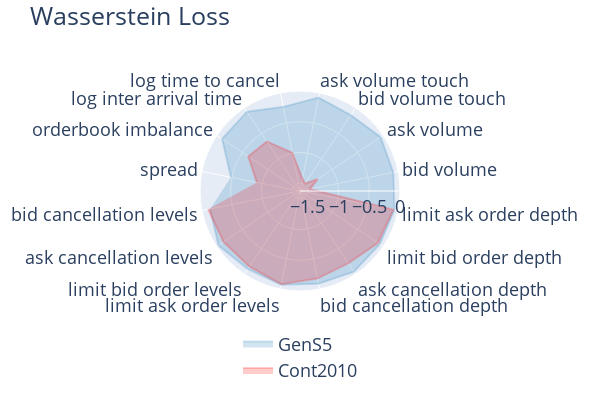

Notebook code cell kept with this figure:
### Code cell
plotting.spider_plot(
    {
        "GenS5": scores,
        "Cont2010": scores_bench,
    },
    "wasserstein",
    "Wasserstein Loss",
)

### Figure 1 — Plotly figure (JSON) as saved in the notebook; plotly's stock layout.template omitted (floating-point values rounded to 4 significant figures)
{"data": [{"fill": "toself", "fillcolor": "rgba(0.12156863, 0.46666667, 0.70588235, 0.2)", "line": {"color": "rgba(0.12156863, 0.46666667, 0.70588235, 0.2)"}, "mode": "lines", "name": "GenS5", "r": [-0.4816, -0.1016, -0.07455, -0.2312, -0.07618, -0.1409, -0.04893, -0.07859, -0.05968, -0.06577, -0.04713, -0.08837, -0.07289, -0.09851, -0.03082, -0.1361], "theta": ["spread", "orderbook imbalance", "log inter arrival time", "log time to cancel", "ask volume touch", "bid volume touch", "ask volume", "bid volume", "limit ask order depth", "limit bid order depth", "ask cancellation depth", "bid cancellation depth", "limit ask order levels", "limit bid order levels", "ask cancellation levels", "bid cancellation levels"], "type": "scatterpolar"}, {"fill": "toself", "fillcolor": "rgba(1.0, 0.59607843, 0.2, 0.2)", "line": {"color": "rgba(1.0, 0.59607843, 0.2, 0.2)"}, "mode": "lines", "name": "Cont2010", "r": [-0.9104, -0.6135, -0.6569, -0.9912, -1.42, -1.48, -1.277, -1.461, -0.07748, -0.103, -0.2113, -0.1749, -0.08235, -0.1457, -0.1319, -0.1019], "theta": ["spread", "orderbook imbalance", "log inter arrival time", "log time to cancel", "ask volume touch", "bid volume touch", "ask volume", "bid volume", "limit ask order depth", "limit bid order depth", "ask cancellation depth", "bid cancellation depth", "limit ask order levels", "limit bid order levels", "ask cancellation levels", "bid cancellation levels"], "type": "scatterpolar"}], "layout": {"font": {"size": 18}, "height": 400, "legend": {"orientation": "h", "x": 0.5, "xanchor": "center", "y": -0.2, "yanchor": "bottom"}, "margin": {"b": 50, "l": 200, "r": 200, "t": 50}, "polar": {"angularaxis": {"direction": "clockwise", "rotation": 168.8}, "radialaxis": {"dtick": 0.5, "range": [-1.628, 0], "visible": true}}, "showlegend": true, "title": {"text": "Wasserstein Loss"}, "width": 600}}
